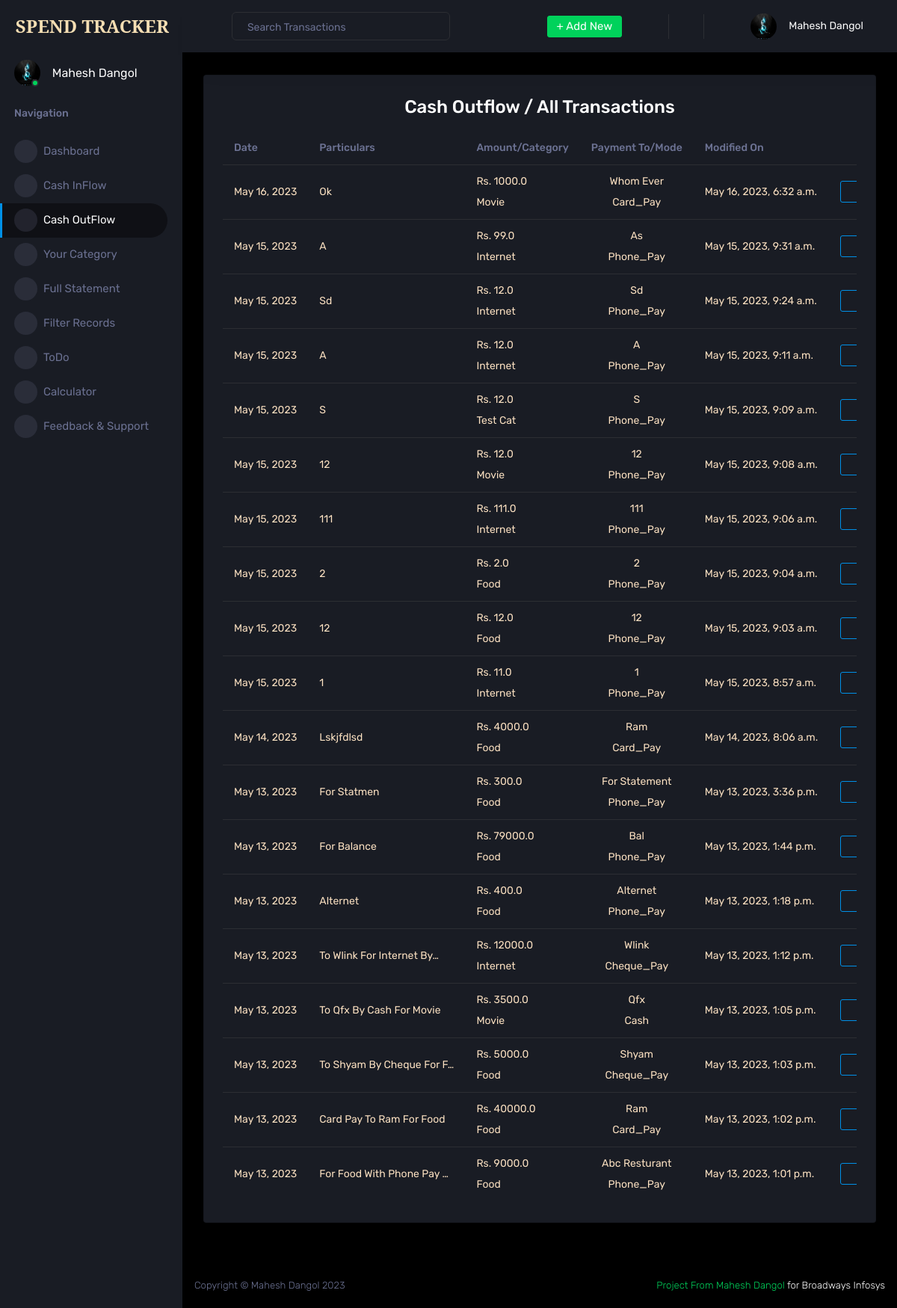
Screenshot of /cash-out-detail/ (signed in) with the database file from the repository.
### accounts/models.py (models this page shows, shortened)
class User(AbstractUser):
    username = None
    email = models.EmailField(unique=True)
    full_name = models.CharField(max_length=40)
    email_token = models.CharField(max_length=255, blank=True)
    forget_password = models.CharField(max_length=255, blank=True)
    created_at = models.DateTimeField(auto_now_add=True)
    last_login = models.DateTimeField(auto_now=True)
    last_logout = models.DateTimeField(auto_now=True)
    is_verified = models.BooleanField(default=True)
    is_staff = models.BooleanField(default=False)
    is_superuser = models.BooleanField(default=False)
    objects = UserManager()
    USERNAME_FIELD = 'email'
    REQUIRED_FIELDS = []

class Profile(models.Model):
    GENDER_CHOICE = [
        ('male', 'Male'),
        ('female', 'Female'),
        ('other', 'Other'),
    ]
    profile_pic = models.ImageField(upload_to='profile/', blank=True)
    gender = models.CharField(max_length=6, choices=GENDER_CHOICE, default='male')
    mobile = models.CharField(max_length=15, blank=True)
    address = models.TextField(blank=True)
    profile = models.OneToOneField(settings.AUTH_USER_MODEL, on_delete=models.CASCADE,blank=True, null=True)

### core/models.py (models this page shows)
class CashOut(models.Model):
    PAYMENT_MODE = [
        ("phone_pay", "Phone Pay"),
        ("cash", "Cash"),
        ("card_pay", "Card Pay"),
        ("cheque_pay", "Cheque Pay"),
        ("others", "Others"),
    ]
    user = models.ForeignKey(settings.AUTH_USER_MODEL, on_delete=models.CASCADE)
    category = models.ForeignKey(Category, on_delete=models.CASCADE)
    amount = models.FloatField()
    pay_to = models.CharField(max_length=128)
    remarks = models.CharField(max_length=128)
    date = models.DateField()
    mode = models.CharField(max_length=10, choices=PAYMENT_MODE, default='phone_pay')
    modified_at = models.DateTimeField(auto_now=True)

class Category(models.Model):
    name = models.CharField(max_length=20)
    user = models.ForeignKey(settings.AUTH_USER_MODEL, on_delete=models.CASCADE)
    def __str__(self):
        return self.name

### core/views.py (the view)
# urls.py: path("cash-out-detail/", views.CashOutDetail.as_view(), name="cash-out-detail"),
class CashOutDetail(LoginRequiredMixin, View):
    template_name = "reports/cash_out_detail.html"
    def get(self, request, *args, **kwargs):
        user = self.request.user
        outflow_items = CashOut.objects.filter(user=user).order_by(
            "-date", "-modified_at"
        )
        return render(request, self.template_name, {"outflow_items": outflow_items})

### templates/reports/cash_out_detail.html (shortened to what this page needs)
{% extends 'base/base.html' %}
{% load static %}
{% block content %}
<div class="row ">
    <div class="col-12 grid-margin">
        <div class="card">
            <div class="card-body">
                <h3 class="card-title" style="text-align: center;">Cash Outflow / All Transactions </h3>
                <div class="table-responsive">
                    <table class="table" style="color: bisque;">
                        <thead>
                            <tr>
                                <th class="col-1"> Date </th>
                                <th class="col-3"> Particulars </th>
                                <th class="col-2"> Amount/Category </th>
                                <th class="col-2" style="text-align: center;"> Payment To/Mode </th>
                                <th class="col-2"> Modified On </th>
                                <th class="col-2" style="text-align: center;"> Actions </th>
                            </tr>
                        </thead>
                        <tbody>
                            {% for item in outflow_items %}
                            <tr>
                                <td> {{item.date}} </td>
                                <td> {{item.remarks|title|truncatechars:25}} </td>
                                <td> Rs. {{item.amount}} <br><br> {{item.category}} </td>
                                <td style="text-align: center;"> {{item.pay_to|title}} <br><br> {{item.mode|title}}
                                </td>
                                <td> {{item.modified_at}} </td>
                                <td style="text-align: center;">
                                    <a href="{% url 'cash-out-update' item.pk %}" class="btn btn-outline-primary" type="submit">
                                        <span class="btn-icon-prepend">
                                            <i class="mdi mdi-eraser"></i>
                                        </span>
                                    </a>
                                </td>
                            </tr>
                            {% endfor %}
                        </tbody>
                    </table>
                    <div class="fixed-action-btn btn-outline-link ">
                        <a href="{% url 'cash-out' %}" class="btn-floating btn-icon-prepend ">
                            <i class="mdi mdi-plus-circle icon-md"></i>
                        </a>
                    </div>
                </div>
            </div>
        </div>
    </div>
</div>
{% endblock content %}

### templates/base/navbar_side.html (shortened to what this page needs)
{% load static %}
<nav class="sidebar sidebar-offcanvas" id="sidebar">
  <div class="sidebar-brand-wrapper d-none d-lg-flex align-items-center justify-content-center fixed-top">
    <a class="sidebar-brand brand-logo" href="{% url 'home' %}"
      style="color: wheat; font-family: Noto Serif; font-weight: bold; text-decoration: none;">SPEND TRACKER</a>
  </div>
  <ul class="nav">
    <li class="nav-item profile">
      <div class="profile-desc">
        <div class="profile-pic">
          <div class="count-indicator">
            {% if user.profile.profile_pic %}
            <img class="img-xs rounded-circle " src="{{user.profile.profile_pic.url}}" alt="Profile_Picture">
            {% else %}
              {% if user.profile.gender == "female" %}
            <img class="img-xs rounded-circle " src="{% static 'assets/images/faces/profile_female.png' %}" alt="Profile_Picture">
              {% else %}
            <img class="img-xs rounded-circle " src="{% static 'assets/images/faces/profile_male1.jpg' %}" alt="Profile_Picture">
              {% endif %}
            {% endif %}
            <span class="count bg-success"></span>
          </div>
          <div class="profile-name">
            <h5 class="mb-0 font-weight-normal">{{request.user.full_name|title}}</h5>
          </div>
        </div>
        <a href="#" id="profile-dropdown" data-toggle="dropdown"><i class="mdi mdi-dots-vertical"></i></a>
      </div>
    </li>
    <li class="nav-item nav-category">
      <span class="nav-link">Navigation</span>
    </li>
    <li {% if request.path == '/home/' %} class="nav-item menu-items active" {% endif %} class="nav-item menu-items">
      <a class="nav-link" href="{% url 'home' %}">
        <span class="menu-icon">
          <i class="mdi mdi-speedometer"></i>
        </span>
        <span class="menu-title">Dashboard</span>
      </a>
    </li>
    <li {% if request.path == '/cash-in-detail/' %} class="nav-item menu-items active" {% endif %} class="nav-item menu-items">
      <a class="nav-link" href="{% url 'cash-in-detail' %}">
        <span class="menu-icon">
          <i class="mdi mdi-cash-multiple"></i>
        </span>
        <span class="menu-title">Cash InFlow</span>
      </a>
    </li>
    <li {% if request.path == '/cash-out-detail/' %} class="nav-item menu-items active" {% endif %} class="nav-item menu-items">
      <a class="nav-link" href="{% url 'cash-out-detail' %}">
        <span class="menu-icon">
          <i class="mdi mdi-cash-100"></i>
        </span>
        <span class="menu-title">Cash OutFlow</span>
      </a>
    </li>
    <li {% if request.path == '/category/' %} class="nav-item menu-items active" {% endif %} class="nav-item menu-items">
      <a class="nav-link" href="{% url 'category' %}">
        <span class="menu-icon">
          <i class="mdi mdi-library-plus"></i>
        </span>
        <span class="menu-title">Your Category</span>
      </a>
    </li>
    <li {% if request.path == '/statement/' %} class="nav-item menu-items active" {% endif %} class="nav-item menu-items">
      <a class="nav-link" href="{% url 'statement' %}">
        <span class="menu-icon">
          <i class="mdi mdi-note-text"></i>
        </span>
        <span class="menu-title">Full Statement</span>
      </a>
    </li>
    <li class="nav-item menu-items">
      <a class="nav-link" href="{% url 'filter' %}">
        <span class="menu-icon">
          <i class="mdi mdi-filter"></i>
        </span>
        <span class="menu-title">Filter Records</span>
      </a>
    </li>
    <li class="nav-item menu-items">
      <a class="nav-link" href="{% url 'todo' %}">
        <span class="menu-icon">
          <i class="mdi mdi-calendar-check"></i>
        </span>
        <span class="menu-title">ToDo</span>
      </a>
    </li>
    <li class="nav-item menu-items">
      <a class="nav-link" href="{% url 'calculator' %}">
        <span class="menu-icon">
          <i class="mdi mdi-calculator"></i>
        </span>
        <span class="menu-title">Calculator</span>
      </a>
    </li>
    <li class="nav-item menu-items">
      <a class="nav-link" href="{% url 'feedback' %}">
        <span class="menu-icon">
          <i class="mdi mdi-calculator"></i>
        </span>
        <span class="menu-title">Feedback & Support</span>
      </a>
    </li>
  </ul>
</nav>

### templates/base/navbar_top.html (shortened to what this page needs)
{% load static %}
<nav class="navbar p-0 fixed-top d-flex flex-row">
    <div class="navbar-menu-wrapper flex-grow d-flex align-items-stretch">
        <button class="navbar-toggler navbar-toggler align-self-center" type="button" data-toggle="minimize">
            <span class="mdi mdi-menu"></span>
        </button>
        <ul class="navbar-nav w-100">
            <li class="nav-item w-100">
                <form action="{% url 'search' %}" method="GET" class="nav-link mt-2 mt-md-0 d-none d-lg-flex search">
                    <input name="search-item" type="text" class="form-control" placeholder="Search Transactions">
                </form>
            </li>
        </ul>
        <ul class="navbar-nav navbar-nav-right">
            <li class="nav-item dropdown d-none d-lg-block">
                <a class="nav-link btn btn-success create-new-button" id="createbuttonDropdown" data-toggle="dropdown"
                    aria-expanded="false" href="">+ Add New</a>
            </li>
            <li class="nav-item nav-settings d-none d-lg-block">
                <a class="nav-link" href="{% url 'todo' %}">
                    <i class="mdi mdi-calendar-check"></i>
                </a>
            </li>
            <li class="nav-item dropdown border-left">
                <a class="nav-link" href="{% url 'calculator' %}"
                aria-expanded="false">
                <i class="mdi mdi mdi-calculator"></i>
            </a>
            <li class="nav-item dropdown border-left">
                <a class="nav-link" href="#">
                    <i class="mdi mdi-bell"></i>
                </a>
            </li>
        </li>
            <li class="nav-item dropdown">
                <a class="nav-link" id="profileDropdown" href="#" data-toggle="dropdown">
                    <div class="navbar-profile">
                        {% if user.profile.profile_pic %}
                        <img class="img-xs rounded-circle" src="{{user.profile.profile_pic.url}}" alt="profile_picture">
                        {% else %}
                            {% if user.profile.gender == "female" %}
                        <img class="img-xs rounded-circle" src="{% static 'assets/images/faces/profile_female.png' %}" alt="profile_picture">
                            {% else %}
                        <img class="img-xs rounded-circle" src="{% static 'assets/images/faces/profile_male1.jpg' %}" alt="profile_picture">
                            {% endif %}
                        {% endif %}
                        <p class="mb-0 d-none d-sm-block navbar-profile-name">{{user.full_name}}</p>
                        <i class="mdi mdi-menu-down d-none d-sm-block"></i>
                    </div>
                </a>
            </li>
        </ul>
    </div>
</nav>

### rows the page displays
User: profile.profile_pic (picture), user.full_name "Mahesh Dangol", full_name "Mahesh Dangol"
CashOut: date "May 16, 2023", remarks "Ok", amount "1000.0", category "Movie", pay_to "Whom Ever", mode "Card_Pay", modified_at "May 16, 2023, 6:32 a.m."
CashOut: date "May 15, 2023", remarks "A", amount "99.0", category "Internet", pay_to "As", mode "Phone_Pay", modified_at "May 15, 2023, 9:31 a.m."
CashOut: date "May 15, 2023", remarks "Sd", amount "12.0", category "Internet", pay_to "Sd", mode "Phone_Pay", modified_at "May 15, 2023, 9:24 a.m."
CashOut: date "May 15, 2023", remarks "A", amount "12.0", category "Internet", pay_to "A", mode "Phone_Pay", modified_at "May 15, 2023, 9:11 a.m."
CashOut: date "May 15, 2023", remarks "S", amount "12.0", category "Test Cat", pay_to "S", mode "Phone_Pay", modified_at "May 15, 2023, 9:09 a.m."
CashOut: date "May 15, 2023", remarks "12", amount "12.0", category "Movie", pay_to "12", mode "Phone_Pay", modified_at "May 15, 2023, 9:08 a.m."
CashOut: date "May 15, 2023", remarks "111", amount "111.0", category "Internet", pay_to "111", mode "Phone_Pay", modified_at "May 15, 2023, 9:06 a.m."
CashOut: date "May 15, 2023", remarks "2", amount "2.0", category "Food", pay_to "2", mode "Phone_Pay", modified_at "May 15, 2023, 9:04 a.m."
CashOut: date "May 15, 2023", remarks "12", amount "12.0", category "Food", pay_to "12", mode "Phone_Pay", modified_at "May 15, 2023, 9:03 a.m."
CashOut: date "May 15, 2023", remarks "1", amount "11.0", category "Internet", pay_to "1", mode "Phone_Pay", modified_at "May 15, 2023, 8:57 a.m."
CashOut: date "May 14, 2023", remarks "Lskjfdlsd", amount "4000.0", category "Food", pay_to "Ram", mode "Card_Pay", modified_at "May 14, 2023, 8:06 a.m."
CashOut: date "May 13, 2023", remarks "For Statmen", amount "300.0", category "Food", pay_to "For Statement", mode "Phone_Pay", modified_at "May 13, 2023, 3:36 p.m."
CashOut: date "May 13, 2023", remarks "For Balance", amount "79000.0", category "Food", pay_to "Bal", mode "Phone_Pay", modified_at "May 13, 2023, 1:44 p.m."
CashOut: date "May 13, 2023", remarks "Alternet", amount "400.0", category "Food", pay_to "Alternet", mode "Phone_Pay", modified_at "May 13, 2023, 1:18 p.m."
CashOut: date "May 13, 2023", remarks "To Wlink For Internet By…", amount "12000.0", category "Internet", pay_to "Wlink", mode "Cheque_Pay", modified_at "May 13, 2023, 1:12 p.m."
CashOut: date "May 13, 2023", remarks "To Qfx By Cash For Movie", amount "3500.0", category "Movie", pay_to "Qfx", mode "Cash", modified_at "May 13, 2023, 1:05 p.m."
CashOut: date "May 13, 2023", remarks "To Shyam By Cheque For F…", amount "5000.0", category "Food", pay_to "Shyam", mode "Cheque_Pay", modified_at "May 13, 2023, 1:03 p.m."
CashOut: date "May 13, 2023", remarks "Card Pay To Ram For Food", amount "40000.0", category "Food", pay_to "Ram", mode "Card_Pay", modified_at "May 13, 2023, 1:02 p.m."
CashOut: date "May 13, 2023", remarks "For Food With Phone Pay …", amount "9000.0", category "Food", pay_to "Abc Resturant", mode "Phone_Pay", modified_at "May 13, 2023, 1:01 p.m."
